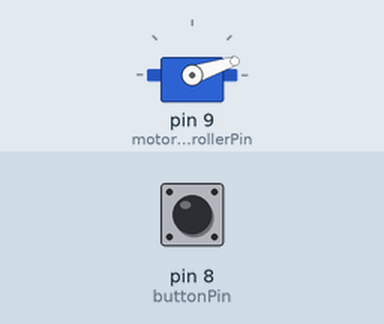
This sketch was run on a simulated Arduino Uno, built with avr-gcc and run on an emulated ATmega328P. On the bench: servo. The inputs (shaded band) are chosen by the test bench; at power-on: pin 8 (buttonPin) HIGH. What the sketch prints to the serial monitor is not drawn.

Above: at 1.2 s.
1.3 s: pin 8 (buttonPin) pulled LOW for 0.15 s
At 1.38 s:
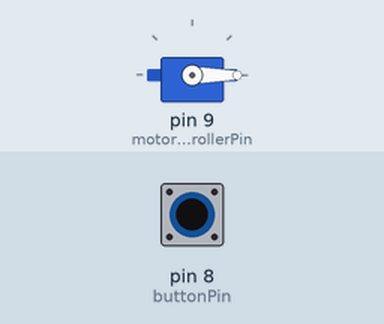
Timing chart, 0 to 4.3 s (numbered marks = the images above; inputs shaded):
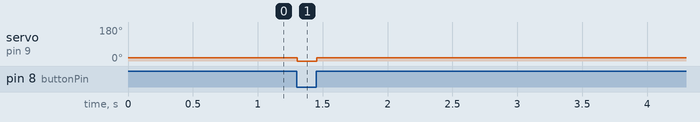

The sketch:

bldc_motor_test.ino
```cpp
//BLDC motor test

#include <Servo.h>

#define buttonPin 8
#define motorControllerPin 9
#define minPulseWidthMicroSeconds 1000
#define maxPulseWidthMicroSeconds 2000
#define motorPower 0.1

Servo electronicSpeedController;     // create servo object to control the ESC

void setup() {
  //Setup button pin as input
  pinMode(buttonPin, INPUT_PULLUP);

  // Attach the ESC on pin 9
  electronicSpeedController.attach(motorControllerPin, minPulseWidthMicroSeconds, maxPulseWidthMicroSeconds);

  //Start serial
  Serial.begin(9600);
}

void loop() {
  //0 to 180 vaue for ESC
  int escValue = digitalRead(buttonPin) * motorPower * 180;

  Serial.println( digitalRead(buttonPin));

  // Send the signal to the ESC
  electronicSpeedController.write(escValue);
}
```

Measured:
- after the input at 1.3 s, servo on pin 9 (motorControllerPin): 18° → 0° at once, → 18° 0.15 s later
